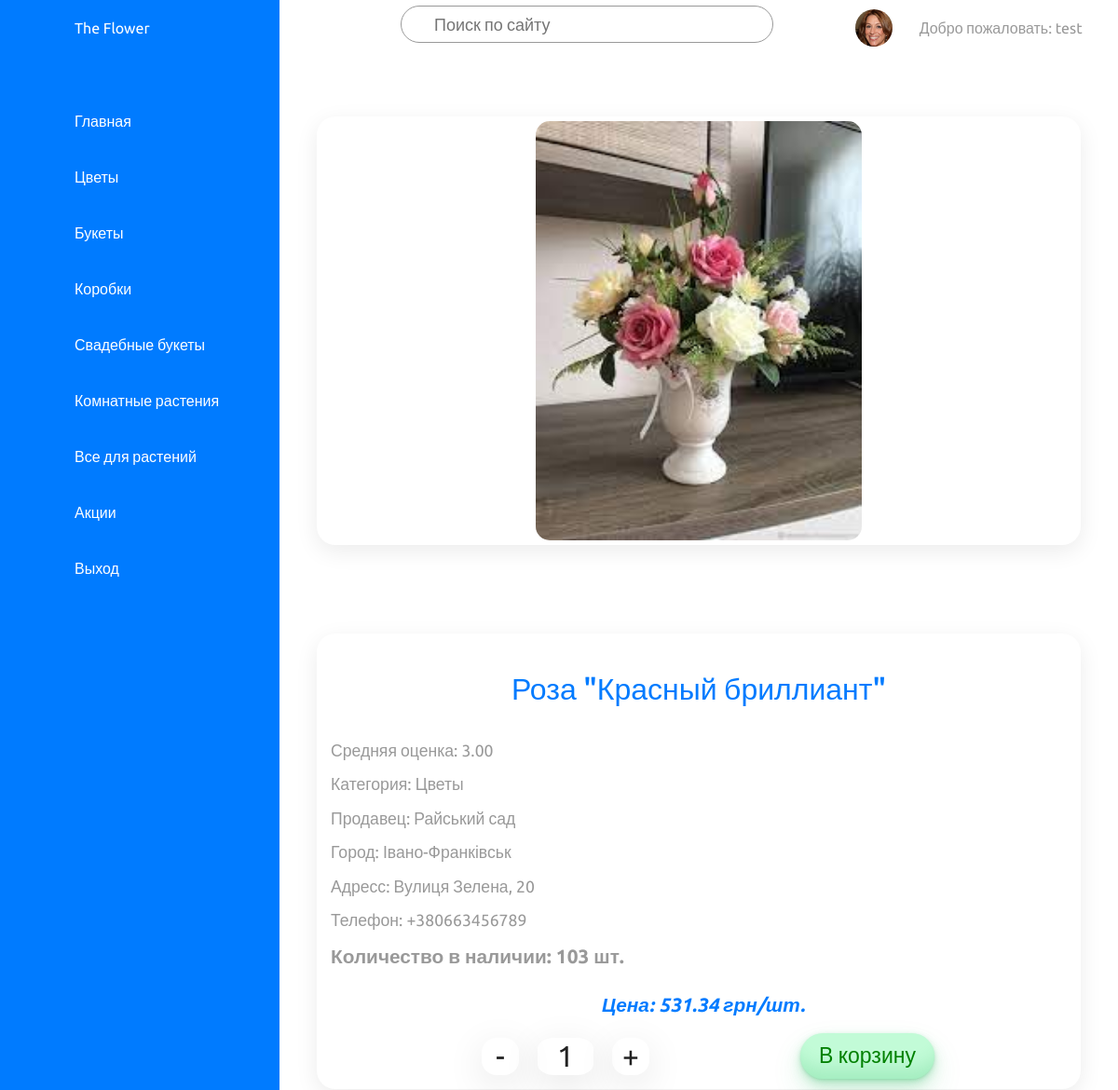
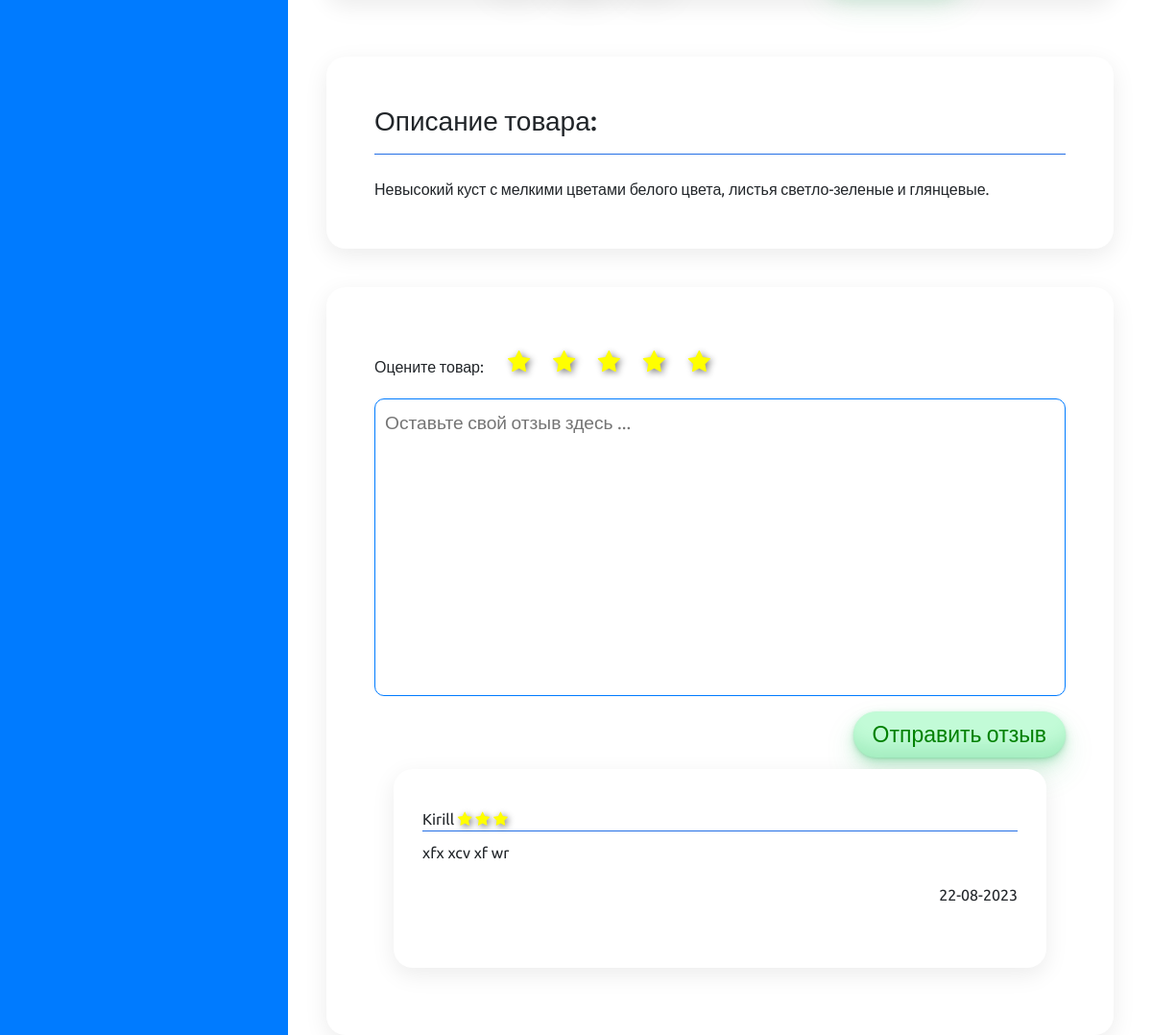
The app's page /category/details/542/16/ (signed in) with its own data (2 pictures, top to bottom).
### products/models.py (models this page shows, shortened)
class Category(models.Model):
    category = models.CharField(max_length=200)
    image = models.ImageField(upload_to='categories', blank=True, null=True)
    icon = models.CharField(max_length=50)
    def __str__(self):
        return self.category
    class Meta:
        verbose_name = "category"
        verbose_name_plural = "categories"

class Product(models.Model):
    title = models.CharField(max_length=200)
    description = models.TextField(blank=True, null=True)
    amount = models.PositiveIntegerField()
    price = models.DecimalField(max_digits=10, decimal_places=2)
    image = models.ImageField(upload_to='products', blank=True, null=True)
    shop_id = models.ForeignKey('shops.Shop', on_delete=models.CASCADE)
    category_id = models.ForeignKey(Category, on_delete=models.CASCADE)
    class Meta:
        verbose_name = "product"
        verbose_name_plural = "products"

class Review(models.Model):
    review = models.TextField(blank=True, null=True)
    stars = models.PositiveSmallIntegerField()
    date = models.DateField(auto_now_add=True, blank=True)
    shop_id = models.ForeignKey('shops.Shop', on_delete=models.CASCADE)
    product_id = models.ForeignKey(Product, on_delete=models.CASCADE)
    user_id = models.ForeignKey('users.CustomUser', on_delete=models.CASCADE)
    class Meta:
        verbose_name = "review"
        verbose_name_plural = "reviews"
        ordering = ["-date"]

### users/models.py (models this page shows)
class CustomUser(AbstractUser):
    STATUS = (
        ('customer', 'customer'),
        ('owner', 'owner'),
        ('cashier', 'cashier'),
    )
    email = models.EmailField(unique=True)
    status = models.CharField(max_length=64, choices=STATUS, default='customer')
    phone = models.CharField(max_length=20, null=True)
    image = models.ImageField(upload_to='users', blank=True, null=True)
    def __str__(self):
        return self.username

### shops/models.py (models this page shows)
class Shop(models.Model):
    name = models.CharField(max_length=200)
    city = models.CharField(max_length=200)
    district = models.CharField(max_length=200)
    country = models.CharField(max_length=200)
    address = models.TextField(blank=True, null=True)
    phone = models.CharField(max_length=20)
    email = models.EmailField()
    social = models.JSONField(default=social_default_value)
    image = models.ImageField(upload_to='shops', blank=True, null=True)
    slug = models.SlugField(default='', null=False)
    def __str__(self):
        return self.name
    class Meta:
        verbose_name = "shop"
        verbose_name_plural = "shops"
        ordering = ('city',)

### products/views.py (the view, shortened to what this page needs)
# urls.py: path("details/<int:pk>/<int:shop_id>/", views.details, name="details"),
def details(request, pk, shop_id):
    cat = Category.objects.all()
    prod = Product.objects.filter(pk=pk)
    reviews = Review.objects.filter(product_id=pk)
    shop = Shop.objects.get(pk=shop_id)
    avg_stars = reviews.aggregate(Avg('stars'))
    context = {'products': prod,'categories': cat, 'shop_id': shop_id, 'reviews': reviews, 'stars': avg_stars}
    form = SendReview()
    context['formReview'] = form
    return render(request, "products/products_details.html", context=context)

### products/forms.py
class SendReview(forms.ModelForm):
    review = forms.CharField(
        max_length=2000,
        widget=forms.Textarea(attrs={'placeholder':'Оставьте свой отзыв здесь ... '}),
        label='',
    )
    class Meta:
        model = Review
        fields = ['review']

### products/templatetags/stars_range.py (called while the page is built)
@register.filter(name="stars_range")
def stars_range(value):
    return range(value)

### products/templates/products/products_details.html (shortened to what this page needs)
{% extends "shops/base.html" %}
{% load static %}
{% load stars_range %}
{% block extra_head %}
    <link rel="stylesheet" href='{%static "css/product_details.css" %}' />
    <link rel="stylesheet" href="https://stackpath.bootstrapcdn.com/font-awesome/4.7.0/css/font-awesome.min.css">
{% endblock %}
{% block navigation %}
  {% for category in categories %}
  <li class="nonauth">
    <a href="{% url 'prodcategory' category_id=category.pk  shop_id=shop_id %} ">
      <span class="icon"><ion-icon name={{category.icon}}></ion-icon></span>
      <span class="title">{{category.category}}</span>
    </a>
  </li>
  {% endfor %}
{% endblock %}
{% block content %}
    <div class="detail">
        <div class="imageCard">
            <img src="{{products.first.image.url}}" alt="">
        </div>
        <div class="info">
            <div class="title">{{products.first.title}}</div>
            <div class="rating">Средняя оценка: {{stars.stars__avg|floatformat:2}}</div>
            <div class="category">Категория: {{products.first.category_id}}</div>
            <div class="shop">Продавец: {{products.first.shop_id}}</div>
            <div class="city">Город: {{products.first.shop_id.city}}</div>
            <div class="address">Адресс: {{products.first.shop_id.address}}</div>
            <div class="phone">Телефон: {{products.first.shop_id.phone}}</div>
            <div class="amount">Количество в наличии: {{products.first.amount}} шт.</div>
            <div class="price">Цена: {{products.first.price}} грн/шт.</div>
            <div class="buttonCart">
                <div class="count">
                  <div class="minus prevent-select">-</div>
                  <div class="number" data-amount="{{products.first.amount}}">1</div>
                  <div class="plus prevent-select">+</div>
                </div>
                <button type="submit">В корзину</button>
            </div>
        </div>
    </div>
        <div class="description">
            <h3>Описание товара:</h3>
            <hr align="center" width=auto size="3" color="#287bff" />
            <br>
            <span>{{products.first.description}}</span>
        </div>
        <div class="reviewArea">
            <form method="POST">
            <div class="stars">
                <div class="titleStars">Оцените товар:</div>
                <ul class="prevent-selected">
                    <li><label for="stars_1"><i class="rating__star fa fa-star" aria-hidden="true"></i></label><input type="radio" name="ratings" id="stars_1" value="1"></li>
                    <li><label for="stars_2"><i class="rating__star fa fa-star" aria-hidden="true"></i></label><input type="radio" name="ratings" id="stars_2" value="2"></li>
                    <li><label for="stars_3"><i class="rating__star fa fa-star" aria-hidden="true"></i></label><input type="radio" name="ratings" id="stars_3" value="3"></li>
                    <li><label for="stars_4"><i class="rating__star fa fa-star" aria-hidden="true"></i></label><input type="radio" name="ratings" id="stars_4" value="4"></li>
                    <li><label for="stars_5"><i class="rating__star fa fa-star" aria-hidden="true"></i></label><input type="radio" name="ratings" id="stars_5" value="5" checked="checked"></li>
                </ul>
            </div>
            <div class="sendReviews">
                {{formReview}}
                <div class="buttonSubmit">
                    <button type="submit" name="sendRewiew">Отправить отзыв</button>
                </div>
            </div>
            </form>
            <div class="review">
                {% for review in reviews %}
                <div class="userName">{{review.user_id}}
                    {% for i in review.stars|stars_range %}
                        <i class="rating__star fa fa-star" aria-hidden="true"></i>
                    {% endfor %}
                <hr align="center" width=auto size="3" color="#287bff" />
                <div class="userReview">{{review.review}}</div>
                <div class="dateReview">{{review.date|date:"d-m-Y"}}</div>
                <br>
                {% empty %}
                <div class="review">
                    <div class="userName">По этому товару еще нет отзывов... Будьте первым</div>
                    <hr align="center" width=auto size="3" color="#287bff" />
                </div>
                {% endfor %}
            </div>
        </div>
{% endblock %}

### shops/templates/shops/base.html (shortened to what this page needs)
{% load static %}
<!DOCTYPE html>
<html>
<head>
	<link rel="stylesheet" type="text/css" href='{%static "css/base.css" %}'>
	<link rel="stylesheet" href="https://maxcdn.bootstrapcdn.com/bootstrap/4.0.0-beta/css/bootstrap.min.css">
	{% block extra_head %}{% endblock %}
</head>
<body>
	<div class="contanier">
		<div class="navigation" onclick="cityHide()">
			<ul>
				<li>
					<a href="#">
						<span class="icon"></span>
						<span class="title">The Flower</span>
					</a>
				</li>
				<li>
					<a href="\">
						<span class="icon"></span>
						<span class="title">Главная</span>
					</a>
				</li>
				{% block navigation %}
				{% endblock %}
				{% if request.user.is_authenticated  %}
					<li>
						<a href="{%url 'logout'%}">
							<span class="icon"></span>
							<span class="title">Выход</span>
						</a>
					</li>
				{% endif %}
			</ul>
		</div>
		<div class="main">
			<div class="topbar">
				<div class="toggle">
				</div>
				<div class="search prevent-select">
					<label>
						<input type="text" placeholder="Поиск по сайту">
					</label>
				</div>
				<div class="username prevent-select">
					{% if request.user.is_authenticated %}
					<div class="user">
						<a href="{% url 'profile' pk=request.user.pk %}">
						{% if request.user.image%}
						<img src="{{request.user.image.url}}" alt="">
						{% else %}
						<img src="/media/users/avatar.jpg" alt="">
						{% endif %}
						</a>
					</div>
					Добро пожаловать: {{request.user.username}}
					{%  else %}
					<a href="{% url 'login' %}">Войдите</a> или <a href="{% url 'register' %}">зарегестрируйтесь</a>
					{% endif %}
				</div>
			</div>
			<div class="content">
				{% block content %}
				{% endblock %}
			</div>
	</div>
</div>
</body>
</html>

### shops/static/css/base.css (style rules this page uses)
* { margin: 0; padding: 0; box-sizing: border-box; font-family: 'Ubuntu', sans-serif; }
:root { --blue: #287bff; --white: #fff; --grey: #f5f5f5; --black1: #222; --black2: #999; --blue1: #84b2fa; --green: #47eb0c; }
body { min-height: 100vh; overflow-x: hidden; }
a { text-decoration: none; }
.contanier { position: relative; width: 100%; }
.navigation { position: fixed; width: 300px; height: 100%; background: var(--blue); border-left: 10px solid var(--blue); transition: 0.5s; overflow: hidden; }
.navigation ul { position: absolute; top: 0; left: 0; width: 100%; }
.navigation ul li { position: relative; width: 100%; list-style: none; border-top-left-radius: 30px; border-bottom-left-radius: 30px; }
.navigation ul li:nth-child(1) { margin-bottom: 40px; pointer-events: none; }
.navigation ul li a { position: relative; display: block; width: 100%; display: flex; text-decoration: none; color: var(--white); }
.navigation ul li a .icon { position: relative; display: block; min-width: 60px; height: 60px; line-height: 70px; text-align: center; }
.navigation ul li a .title { position: relative; display: block; padding: 0 10px; height: 60px; line-height: 60px; text-align: start; white-space: nowrap; }
.prevent-select { -webkit-user-select: none; -ms-user-select: none; user-select: none; }
.main { position: absolute; width: calc(100% - 300px); left: 300px; height: calc(100% - 100px); background: var(--white); transition: 0.5s; }
.topbar { width: 100%; height: 60px; display: flex; justify-content: space-between; align-items: center; padding: 0 10px; }
.topbar .username a { text-decoration: none; color: var(--blue); font-size: 1.1em; }
.toggle { position: relative; top: 0; width: 60px; height: 60px; display: flex; justify-content: center; align-items: center; font-size: 2.5em; cursor: pointer; }
.search { position: relative; width: 400px; margin: 0 10px; }
.search label { position: relative; width: 100%; }
.search label input { width: 100%; height: 40px; border-radius: 40px; padding: 5px 20px; padding-left: 35px; font-size: 18px; outline: none; border: 1px solid var(--black2); }
.username { display: flex; position: relative; color: var(--black2); flex-direction: row; align-items: center; width: 300px; justify-content: space-evenly; text-align: center; }
.user { position: relative; width: 40px; height: 40px; border-radius: 50%; overflow: hidden; cursor: pointer; }
.user img { position: absolute; top: 0; left: 0; width: 100%; height: 100%; object-fit: cover; }

### records on screen
Category: category "Цветы"
Category: category "Букеты"
Category: category "Коробки"
Category: category "Свадебные букеты"
Category: category "Комнатные растения"
Category: category "Все для растений"
Category: category "Акции"
CustomUser: user.image (picture), user.username "test"
Product: first.image (picture), first "Роза \"Красный бриллиант\"", first.category_id "Цветы", first.shop_id "Райський сад", first.shop_id.city "Івано-Франківськ", first.shop_id.address "Вулиця Зелена, 20", first.shop_id.phone "+380663456789", first.amount "103", first.price "531.34", first.description "Невысокий куст с мелкими цветами белого цвета, листья светло-зеленые и глянцевые."
Review: user_id "Kirill", stars 3 (drawn), review "xfx xcv xf wr", date "22-08-2023"

### other values on screen
{{ stars.stars__avg|floatformat:2 }} "3.00"
